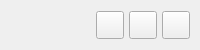
           <widget class="QFrame" name="contentTopBg">
            <property name="minimumSize">
             <size>
              <width>0</width>
              <height>50</height>
             </size>
            </property>
            <property name="maximumSize">
             <size>
              <width>16777215</width>
              <height>50</height>
             </size>
            </property>
            <property name="frameShape">
             <enum>QFrame::NoFrame</enum>
            </property>
            <property name="frameShadow">
             <enum>QFrame::Raised</enum>
            </property>
            <layout class="QHBoxLayout" name="horizontalLayout">
             <property name="spacing">
              <number>0</number>
             </property>
             <property name="leftMargin">
              <number>0</number>
             </property>
             <property name="topMargin">
              <number>0</number>
             </property>
             <property name="rightMargin">
              <number>10</number>
             </property>
             <property name="bottomMargin">
              <number>0</number>
             </property>
             <item>
              <widget class="QFrame" name="leftBox">
               <property name="sizePolicy">
                <sizepolicy hsizetype="Expanding" vsizetype="Preferred">
                 <horstretch>0</horstretch>
                 <verstretch>0</verstretch>
                </sizepolicy>
               </property>
               <property name="frameShape">
                <enum>QFrame::NoFrame</enum>
               </property>
               <property name="frameShadow">
                <enum>QFrame::Raised</enum>
               </property>
               <layout class="QHBoxLayout" name="horizontalLayout_3">
                <property name="spacing">
                 <number>0</number>
                </property>
                <property name="leftMargin">
                 <number>0</number>
                </property>
                <property name="topMargin">
                 <number>0</number>
                </property>
                <property name="rightMargin">
                 <number>0</number>
                </property>
                <property name="bottomMargin">
                 <number>0</number>
                </property>
                <item>
                 <widget class="QLabel" name="titleRightInfo">
                  <property name="sizePolicy">
                   <sizepolicy hsizetype="Preferred" vsizetype="Expanding">
                    <horstretch>0</horstretch>
                    <verstretch>0</verstretch>
                   </sizepolicy>
                  </property>
                  <property name="maximumSize">
                   <size>
                    <width>16777215</width>
                    <height>45</height>
                   </size>
                  </property>
                  <property name="font">
                   <font>
                    <family>Segoe UI</family>
                    <pointsize>10</pointsize>
                    <weight>50</weight>
                    <italic>false</italic>
                    <bold>false</bold>
                   </font>
                  </property>
                  <property name="text">
                   <string/>
                  </property>
                  <property name="pixmap">
                   <pixmap resource="resources.qrc">:/icons/images/icons/cil-3d.png</pixmap>
                  </property>
                  <property name="alignment">
                   <set>Qt::AlignLeading|Qt::AlignLeft|Qt::AlignVCenter</set>
                  </property>
                 </widget>
                </item>
               </layout>
              </widget>
             </item>
             <item alignment="Qt::AlignRight">
              <widget class="QFrame" name="rightButtons">
               <property name="minimumSize">
                <size>
                 <width>0</width>
                 <height>28</height>
                </size>
               </property>
               <property name="frameShape">
                <enum>QFrame::NoFrame</enum>
               </property>
               <property name="frameShadow">
                <enum>QFrame::Raised</enum>
               </property>
               <layout class="QHBoxLayout" name="horizontalLayout_2">
                <property name="spacing">
                 <number>5</number>
                </property>
                <property name="leftMargin">
                 <number>0</number>
                </property>
                <property name="topMargin">
                 <number>0</number>
                </property>
                <property name="rightMargin">
                 <number>0</number>
                </property>
                <property name="bottomMargin">
                 <number>0</number>
                </property>
                <item>
                 <widget class="QPushButton" name="minimizeAppBtn">
                  <property name="minimumSize">
                   <size>
                    <width>28</width>
                    <height>28</height>
                   </size>
                  </property>
                  <property name="maximumSize">
                   <size>
                    <width>28</width>
                    <height>28</height>
                   </size>
                  </property>
                  <property name="cursor">
                   <cursorShape>PointingHandCursor</cursorShape>
                  </property>
                  <property name="toolTip">
                   <string>Minimize</string>
                  </property>
                  <property name="text">
                   <string/>
                  </property>
                  <property name="icon">
                   <iconset resource="resources.qrc">
                    <normaloff>:/icons/images/icons/icon_minimize.png</normaloff>:/icons/images/icons/icon_minimize.png</iconset>
                  </property>
                  <property name="iconSize">
                   <size>
                    <width>20</width>
                    <height>20</height>
                   </size>
                  </property>
                 </widget>
                </item>
                <item>
                 <widget class="QPushButton" name="maximizeRestoreAppBtn">
                  <property name="minimumSize">
                   <size>
                    <width>28</width>
                    <height>28</height>
                   </size>
                  </property>
                  <property name="maximumSize">
                   <size>
                    <width>28</width>
                    <height>28</height>
                   </size>
                  </property>
                  <property name="font">
                   <font>
                    <family>Segoe UI</family>
                    <pointsize>10</pointsize>
                    <weight>50</weight>
                    <italic>false</italic>
                    <bold>false</bold>
                    <stylestrategy>PreferDefault</stylestrategy>
                   </font>
                  </property>
                  <property name="cursor">
                   <cursorShape>PointingHandCursor</cursorShape>
                  </property>
                  <property name="toolTip">
                   <string>Maximize</string>
                  </property>
                  <property name="text">
                   <string/>
                  </property>
                  <property name="icon">
                   <iconset resource="resources.qrc">
                    <normaloff>:/icons/images/icons/icon_maximize.png</normaloff>:/icons/images/icons/icon_maximize.png</iconset>
                  </property>
                  <property name="iconSize">
                   <size>
                    <width>20</width>
                    <height>20</height>
                   </size>
                  </property>
                 </widget>
                </item>
                <item>
                 <widget class="QPushButton" name="closeAppBtn">
                  <property name="minimumSize">
                   <size>
                    <width>28</width>
                    <height>28</height>
                   </size>
                  </property>
                  <property name="maximumSize">
                   <size>
                    <width>28</width>
                    <height>28</height>
                   </size>
                  </property>
                  <property name="cursor">
                   <cursorShape>PointingHandCursor</cursorShape>
                  </property>
                  <property name="toolTip">
                   <string>Close</string>
                  </property>
                  <property name="text">
                   <string/>
                  </property>
                  <property name="icon">
                   <iconset resource="resources.qrc">
                    <normaloff>:/icons/images/icons/icon_close.png</normaloff>:/icons/images/icons/icon_close.png</iconset>
                  </property>
                  <property name="iconSize">
                   <size>
                    <width>20</width>
                    <height>20</height>
                   </size>
                  </property>
                 </widget>
                </item>
               </layout>
              </widget>
             </item>
            </layout>
           </widget>
